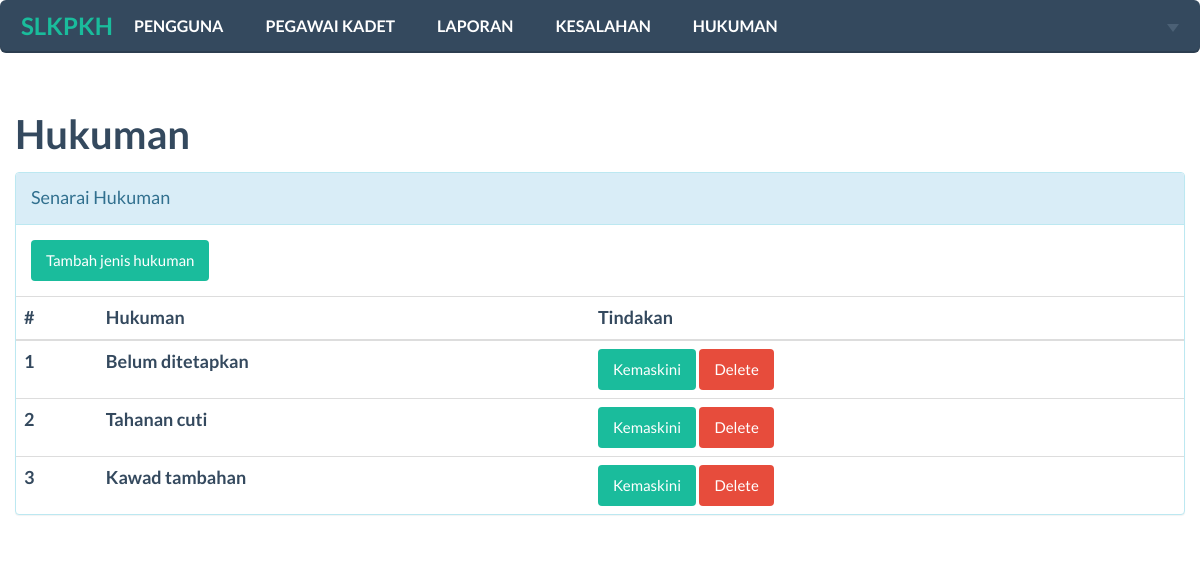
Before: /panel/admin/hukuman.php with the older database file.
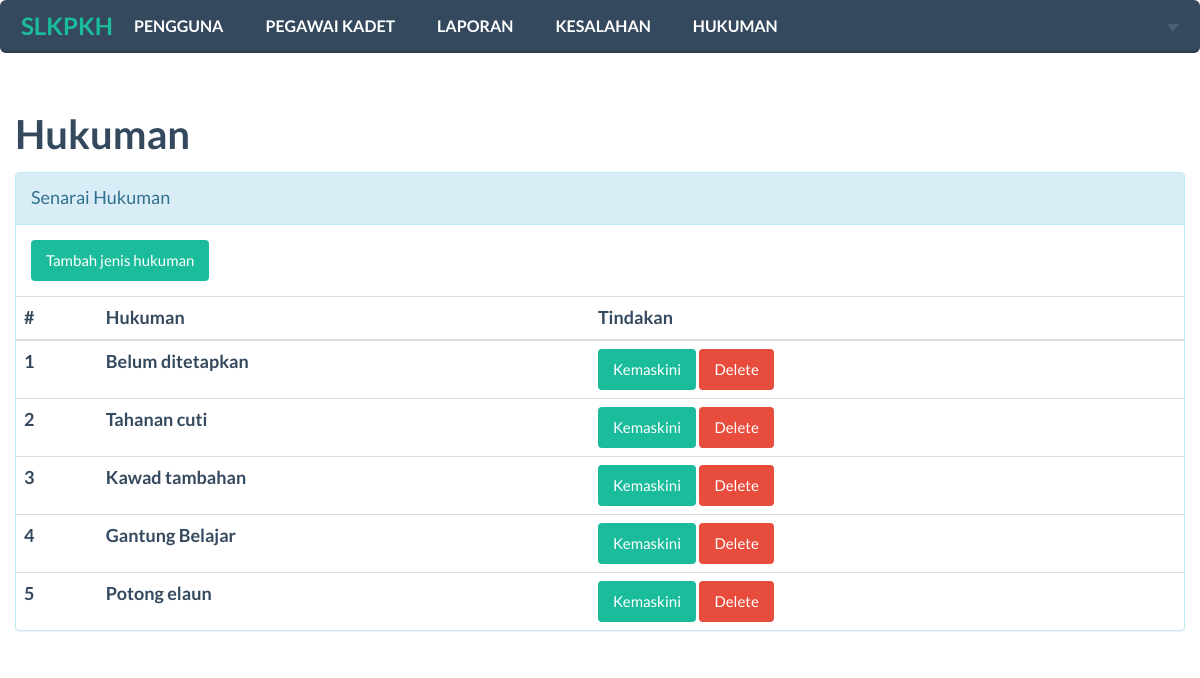
After: the same page with the newer database file.
### tables this page shows
CREATE TABLE `hukuman` (
  `id` int(11) NOT NULL AUTO_INCREMENT,
  `nama` varchar(50) NOT NULL,
  PRIMARY KEY (`id`)
);

### panel/admin/hukuman.php (the view, shortened to what this page needs)
<?php
$connection = mysqli_connect(DB_HOST,DB_USERNAME,DB_PASSWORD,DB_NAME);
$View__query="SELECT * FROM `hukuman`";
$ViewRS = $connection->query($View__query);
?>
<!DOCTYPE html>
<html>
<head>
    <link href="../../css/vendor/bootstrap.min.css" rel="stylesheet">
    <link href="../../css/flat-ui.min.css" rel="stylesheet">
    <link href="../../css/custom.css" rel="stylesheet">
</head>
<body>
<?php include('navbar-admin.php'); ?>
  <div class="container">
    <div class="row">
      <h3>Hukuman</h3>
    </div>
    <div class="row">
      <div class="panel panel-info">
      <div class="panel-heading">Senarai Hukuman</div>
      <div class="panel-body">
          <a href="hukuman_add.php" class="btn btn-primary">Tambah jenis hukuman</a>
      </div>
      <table class="table">
        <thead>
          <tr>
            <th>#</th>
            <th>Hukuman</th>
            <th>Tindakan</th>
          </tr>
        </thead>
        <tbody>
          <?php
        $counter = 0;
         while($row = mysqli_fetch_assoc($ViewRS)){
            $counter++;
           echo ' <tr>
            <th scope="row">'.$counter.'</th>
            <th>'.$row["nama"].'</th>
            <th>
               <a href="hukuman_edit.php?id='.$row["id"].'" class="btn btn-primary">Kemaskini</a>
              <a href="?action=delete&id='.$row["id"].'" class="btn btn-danger">Delete</a>
            </th>
          </tr>';
         }
        ?>
        </tbody>
      </table>
    </div>
    </div>
  </div>
</body>
</html>

Changed rows visible on the page:
added hukuman: nama "Gantung Belajar"
added hukuman: nama "Potong elaun"
